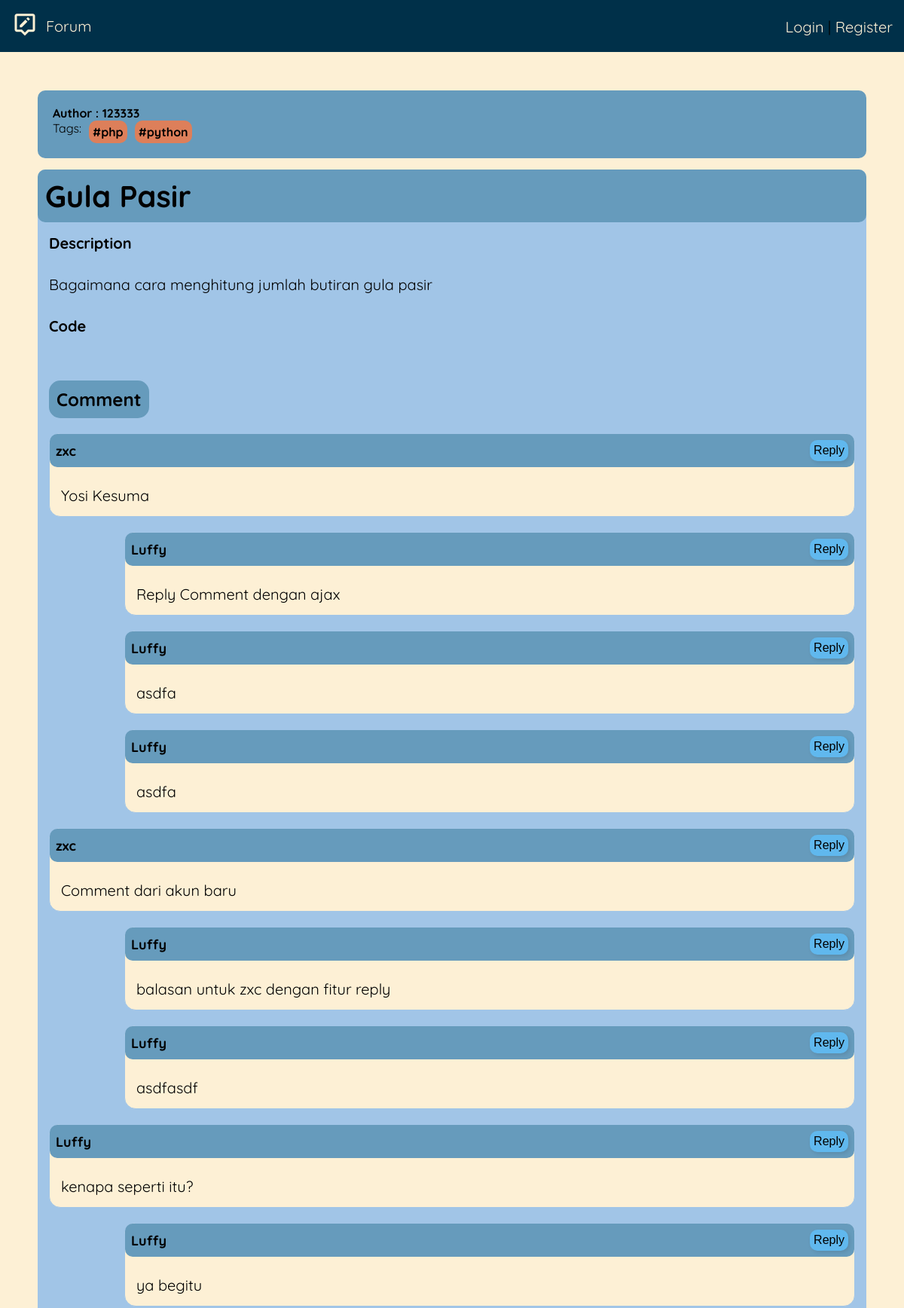
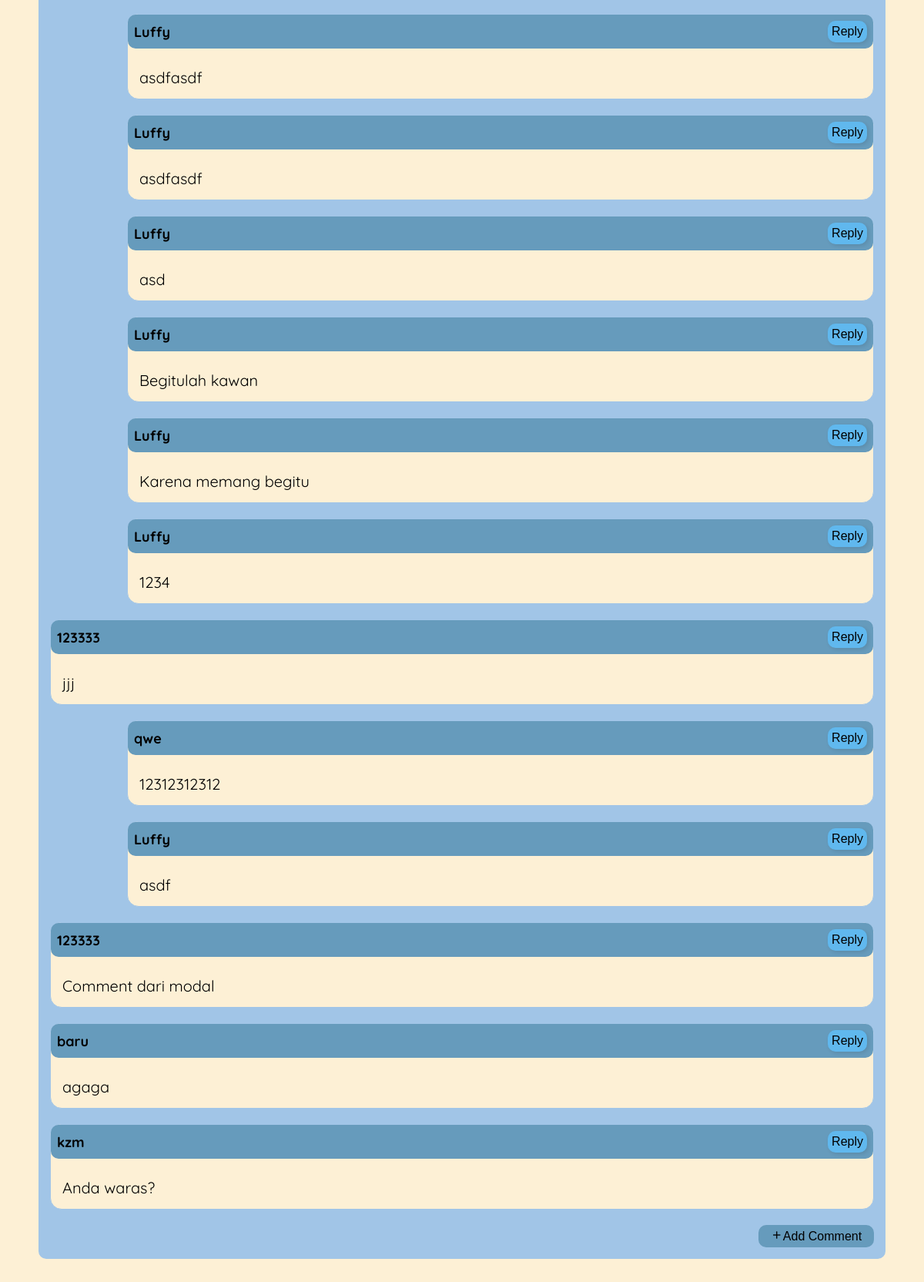
The page /Public/forum/detail/30 (upper part) on the database its author committed (2 pictures, top to bottom).
### tables this page shows
CREATE TABLE `questions` (
  `id` int(11) NOT NULL,
  `user_id` int(11) NOT NULL,
  `title` varchar(150) NOT NULL,
  `descriptions` text NOT NULL,
  `code` text DEFAULT NULL,
  `image_question` varchar(200) DEFAULT NULL,
  `created_at` timestamp NOT NULL DEFAULT current_timestamp(),
  `updated_at` timestamp NULL DEFAULT NULL ON UPDATE current_timestamp()
);

CREATE TABLE `account` (
  `id` int(11) NOT NULL,
  `fullname` varchar(150) NOT NULL,
  `username` varchar(100) NOT NULL,
  `password` varchar(255) NOT NULL,
  `about` text DEFAULT NULL,
  `avatar` varchar(200) DEFAULT NULL,
  `address` varchar(150) DEFAULT NULL,
  `job` varchar(50) DEFAULT NULL,
  `organization` varchar(100) DEFAULT NULL,
  `created_at` timestamp NOT NULL DEFAULT current_timestamp(),
  `updated_at` timestamp NULL DEFAULT NULL ON UPDATE current_timestamp()
);

CREATE TABLE `tags` (
  `id` int(11) NOT NULL,
  `name` varchar(100) NOT NULL,
  `created_at` timestamp NOT NULL DEFAULT current_timestamp(),
  `updated_at` timestamp NULL DEFAULT NULL ON UPDATE current_timestamp()
);

CREATE TABLE `comments` (
  `id` int(11) NOT NULL,
  `question_id` int(11) DEFAULT NULL,
  `answer_id` int(11) DEFAULT NULL,
  `comment_id` int(11) DEFAULT NULL,
  `user_id` int(11) NOT NULL,
  `comment` text NOT NULL,
  `created_at` timestamp NOT NULL DEFAULT current_timestamp(),
  `updated_at` timestamp NULL DEFAULT NULL ON UPDATE current_timestamp()
);

### App/Core/View.php (called while the page is built, shortened)
<?php
class View
{
    public static function render($view, $data = [])
    {
        require_once __DIR__.'/../View/Template/header.php';
        require_once __DIR__.'/../View/Template/navbar.php';
        require_once __DIR__."/../View/{$view}.php";
    }
}

### App/Controller/QuestionController.php (called while the page is built, shortened)
<?php
class QuestionController
{
    public static $question;
    public static $answer;
    public static $comment;
    public static $tag;
    public function __construct()
    {
        self::$question = new QuestionModel;
        self::$answer = new AnswerModel;
        self::$tag = new TagModel;
        self::$comment = new CommentModel;
    }
    public function detail($id)
    {
        $data['question'] = self::$question->getDetail($id);
        $data['answers'] = self::$answer->getByQuestionId($id);
        $data['comment'] = self::$comment->getCommentByQuestionId($id);
        $data['tag'] = self::$tag->getDataByIdQuestions($id);
        View::render('Question/detail', $data);
    }
}

### Public/index.php (called while the page is built, shortened)
<?php
Router::run();

### App/Model/QuestionModel.php (called while the page is built, shortened)
<?php
class QuestionModel extends Database
{
    public function getDetail($id)
    {
        $statement = self::$conn->prepare("SELECT questions.*, account.username AS usernameQuestion FROM questions LEFT JOIN account ON questions.user_id = account.id WHERE questions.id=:id");
        $statement->execute(['id' => $id]);
        return $statement->fetch(\PDO::FETCH_OBJ);
    }
}

### App/Model/TagModel.php (called while the page is built, shortened)
<?php
class TagModel extends Database
{
    public function getDataByIdQuestions($id)
    {
        $statement = self::$conn->prepare("SELECT tags.name AS tags FROM tags JOIN question_tags ON tags.id = question_tags.tag_id WHERE question_tags.question_id = :id");
        $statement->execute(['id' => $id]);
        return $statement->fetchAll(\PDO::FETCH_OBJ);
    }
}

### App/Model/CommentModel.php (called while the page is built, shortened)
<?php
class CommentModel extends Database
{
    public function getCommentByQuestionId($id)
    {
        $statement = self::$conn->prepare("SELECT comments.*, account.username AS commentName FROM comments JOIN account ON comments.user_id = account.id WHERE question_id=:id");
        $statement->execute(['id' => $id]);
        return $statement->fetchAll(\PDO::FETCH_OBJ);
    }
    public function getReplyComment($id)
    {
        $statement = self::$conn->prepare("SELECT comments.*, account.username AS commentName FROM comments JOIN account ON comments.user_id = account.id WHERE comment_id=:id");
        $statement->execute(['id' => $id]);
        return $statement->fetchAll(\PDO::FETCH_OBJ);
    }
}

### App/View/Question/detail.php (the view, shortened to what this page needs)
<?php
$reply = new CommentModel;
?>
<div class="detail">
    <div class="detail-question">
        <div class="author">
            <div class="author-data">
                <p>
                    Author : <?= $data['question']->usernameQuestion ?>
                </p>
                <div class="tags-wrap">
                    Tags:
                    <?php foreach ($data['tag'] as $dt): ?>
                    <p class="tags">
                        <?="#" . $dt->tags ?>
                    </p>
                    <?php endforeach; ?>
                </div>
            </div>
        </div>
        <div class="que-detail">
            <h1 class="title">
                <?= $data['question']->title ?>
            </h1>
            <h2 class="desc">Description</h2>
            <p class="desc">
                <?= $data['question']->descriptions ?>
            </p>
            <h2 class="desc">Code</h2>
            <p class="code desc">
            </p>
                <div class="comment-list">
                    <h2>Comment</h2>
                    <?php foreach (array_reverse($data['comment']) as $dt): ?>
                    <div class="comment-card">
                        <div class="hcomm">
                            <h4>
                                <?= $dt->commentName ?>
                            </h4>
                            <button class="shadow button-reply" id="<?= $dt->id ?>">
                                Reply</a>
                            </button>
                        </div>
                        <p>
                            <?= $dt->comment ?>
                        </p>
                    </div>
                    <?php
                        getReply($dt->id);
                    endforeach; ?>
                    <button class="comment-button"><i class='bx bx-plus'></i>Add Comment</button>
                </div>
        </div>
    </div>
</div>
<?php
function getReply($id)
{
    global $reply;
    $comRep = $reply->getReplyComment($id);
    foreach (array_reverse($comRep) as $Rep):
        $margin = 100;
?>
        <div class="comment-card" style="margin-left:<?= $margin ?>px;">
            <div class="hcomm">
                <h4>
                    <?= $Rep->commentName ?>
                </h4>
                <button class="shadow button-reply" id="<?= $Rep->id ?>">Reply</button>
            </div>
            <p>
                <?= $Rep->comment ?>
            </p>
        </div>
<?php
        getReply($Rep->id);
    endforeach;
} ?>

### App/Core/Router.php (shortened to what this page needs)
<?php
class Router
{
    private static $routes = [];
    private static $baseUrl = 'http://localhost/final-project/Public/';
    public static function addRoute($method, $path, $controller, $function, $middleware = [])
    {
        self::$routes[] = [
            'method'=> $method,
            'path'=> $path,
            'controller'=> $controller,
            'function'=> $function,
            'middleware'=> $middleware
        ];
    }
    public static function url(string $path)
    {
        $baseUrl = self::$baseUrl ?? 'http://localhost';
        return $baseUrl.$path;
    }
    public static function run()
    {
        $path = isset($_SERVER['PATH_INFO']) ? $_SERVER['PATH_INFO'] : '/';
        $method = $_SERVER['REQUEST_METHOD'];
        foreach(self::$routes as $route){
            $pattern  = "@^" . preg_replace('/\\\:[a-zA-Z0-9\_\-]+/','([a-zA-Z0-9\-\_]+)', preg_quote($route['path'])).'$@D';
            if(preg_match_all($pattern, $path, $variables) && $method == $route['method']){
                $function = $route['function'];
                $controller = new $route['controller'];
                if(is_object($controller) && method_exists($controller, $function)){
                    $parameters = [];
                    unset($variables[0]);
                    foreach($variables as $var){
                        $parameters[] = array_shift($var);
                    }
                    call_user_func_array([$controller, $function], $parameters);
                }
                else {
                    http_response_code(404);
                    echo '<h1>Not Found!</h1>';
                }
            }
        }
    }
}

### App/View/Template/Header.php (shortened to what this page needs)
<!DOCTYPE html>
<html lang="en">
<head>
    <link rel="stylesheet" href="<?= ForTech\App\Core\Router::url('../Assets/Css/style2.css') ?>">
    <link href='https://unpkg.com/boxicons@2.1.4/css/boxicons.min.css' rel='stylesheet'>
    <link href="https://cdn.jsdelivr.net/npm/select2@4.1.0-rc.0/dist/css/select2.min.css" rel="stylesheet" />
</head>
<body>

### App/View/Template/Navbar.php (shortened to what this page needs)
<nav class="navbar">
    <div class="nav-brand">
        <a href="<?= ForTech\App\Core\Router::url('') ?>"><i class='bx bx-message-alt-edit bx-md' color="white"></i></a>
        <a href="<?= ForTech\App\Core\Router::url('forum') ?>">Forum</a>
    </div>
    <div class="nav-actions">
        <?php if (@$_SESSION['auth']) { ?>
        <a href="<?= ForTech\App\Core\Router::url('logout') ?>">Logout</a>
        <?php } else { ?>
        <a href="<?= ForTech\App\Core\Router::url('login') ?>">Login</a> |
        <a href="<?= ForTech\App\Core\Router::url('register') ?>">Register</a>
        <?php } ?>
    </div>
</nav>

### Assets/Css/style2.css (style rules this page uses)
*, *::before, *::after { box-sizing: border-box; margin: 0; padding: 0; }
:root { --color1 : #DD7F5A; --color2 : #fdf0d5; --color3 : #F0A963; --color4 : #003049; --color5 : #A1C5E7; --color6 : #669BBC; --color7 :#60b8ee; --black : #252525; }
body { background-color: var(--color2); font-family: 'Quicksand', sans-serif; }
nav { background-color: var(--color4); position: fixed; width: 100%; }
.navbar { grid-area: navbar; display: flex; justify-content: space-between; font-size: 20px; padding: 15px; }
.navbar a, .header button a { text-decoration: none; color: var(--color2); }
.nav-brand { display: flex; justify-content: center; align-items: center; gap: 10px; }
.navbar .nav-actions { margin-top: 8px; }
.shadow { box-shadow: 2px 2px 5px rgba(0, 0, 0, 0.10); }
.detail { padding-top: 70px; }
.detail-question { padding: 50px; }
.detail-question .author { display: flex; justify-content: space-between; background-color: var(--color6); padding: 20px; border-radius: 10px; margin-bottom: 15px; }
.author .author-data { width: 300px; }
.author .author-data p { font-size: 16px; font-weight: 700; }
.author .author-data .tags { background-color: var(--color1); padding: 5px; border-radius: 10px; font-size: 16px; width: max-content; }
.que-detail { background-color: var(--color5); border-radius: 10px; }
.que-detail .title { background-color: var(--color6); padding: 10px; border-radius: 10px; font-size: 40px; }
.que-detail .desc { padding: 15px; font-size: 20px; font-family: 'Quicksand', sans-serif; }
.comment-list { display: flex; flex-direction: column; padding: 15px; gap: 20px; }
.comment-list h2 { background-color: var(--color6); padding: 10px; width: max-content; border-radius: 15px; }
.comment-card { border: 1px solid var(--color5); background-color: var(--color2); display: flex; flex-direction: column; border-radius: 15px; gap: 10px; }
.comment-card .hcomm { background-color: var(--color6); padding: 8px; border-radius: 10px; display: flex; justify-content: space-between; align-items: center; font-size: 18px; }
.comment-card .hcomm h4 { font-size: 18px; }
.comment-card .hcomm button, .answers .ans-act .ans-button, .comment-button { background-color: var(--color7); border: none; padding: 5px; font-size: 16px; border-radius: 10px; transition: 0.2s; }
.comment-button { width: 150px; margin-left: auto; background-color: var(--color6); }
.comment-card p { padding: 15px; font-size: 20px; }
.tags-wrap { display: flex; gap: 10px; }

### rows shown on the page
questions: user.username "123333", title "Gula Pasir", descriptions "Bagaimana cara menghitung jumlah butiran gula pasir"
tags: name "php"
tags: name "python"
comments: user.username "zxc", comment "Yosi Kesuma"
comments: user.username "Luffy", comment "Reply Comment dengan ajax"
comments: user.username "Luffy", comment "asdfa"
comments: user.username "Luffy", comment "asdfa"
comments: user.username "zxc", comment "Comment dari akun baru"
comments: user.username "Luffy", comment "balasan untuk zxc dengan fitur reply"
comments: user.username "Luffy", comment "asdfasdf"
comments: user.username "Luffy", comment "kenapa seperti itu?"
comments: user.username "Luffy", comment "ya begitu"
comments: user.username "Luffy", comment "asdfasdf"
comments: user.username "Luffy", comment "asdfasdf"
comments: user.username "Luffy", comment "asd"
comments: user.username "Luffy", comment "Begitulah kawan"
comments: user.username "Luffy", comment "Karena memang begitu"
comments: user.username "Luffy", comment "1234"
comments: user.username "123333", comment "jjj"
comments: user.username "qwe", comment "12312312312"
comments: user.username "Luffy", comment "asdf"
comments: user.username "123333", comment "Comment dari modal"
comments: user.username "baru", comment "agaga"
comments: user.username "kzm", comment "Anda waras?"
